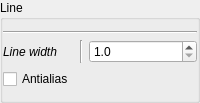
                    <widget class="QGroupBox" name="groupBox_4">
                     <property name="title">
                      <string>Line</string>
                     </property>
                     <layout class="QVBoxLayout" name="verticalLayout_10">
                      <property name="leftMargin">
                       <number>0</number>
                      </property>
                      <property name="rightMargin">
                       <number>0</number>
                      </property>
                      <item>
                       <widget class="Line" name="line_38">
                        <property name="orientation">
                         <enum>Qt::Horizontal</enum>
                        </property>
                       </widget>
                      </item>
                      <item>
                       <layout class="QGridLayout" name="gridLayout_15">
                        <property name="topMargin">
                         <number>0</number>
                        </property>
                        <item row="0" column="2">
                         <widget class="QDoubleSpinBox" name="_channels_lw">
                          <property name="decimals">
                           <number>1</number>
                          </property>
                          <property name="minimum">
                           <double>1.000000000000000</double>
                          </property>
                          <property name="maximum">
                           <double>10.000000000000000</double>
                          </property>
                         </widget>
                        </item>
                        <item row="2" column="2">
                         <spacer name="horizontalSpacer_48">
                          <property name="orientation">
                           <enum>Qt::Horizontal</enum>
                          </property>
                          <property name="sizeHint" stdset="0">
                           <size>
                            <width>40</width>
                            <height>0</height>
                           </size>
                          </property>
                         </spacer>
                        </item>
                        <item row="0" column="0">
                         <widget class="QLabel" name="label_36">
                          <property name="font">
                           <font>
                            <italic>true</italic>
                           </font>
                          </property>
                          <property name="text">
                           <string>Line width</string>
                          </property>
                         </widget>
                        </item>
                        <item row="0" column="1">
                         <widget class="Line" name="line_15">
                          <property name="orientation">
                           <enum>Qt::Vertical</enum>
                          </property>
                         </widget>
                        </item>
                        <item row="1" column="0">
                         <widget class="QCheckBox" name="_channels_alias">
                          <property name="text">
                           <string>Antialias</string>
                          </property>
                         </widget>
                        </item>
                       </layout>
                      </item>
                     </layout>
                    </widget>
